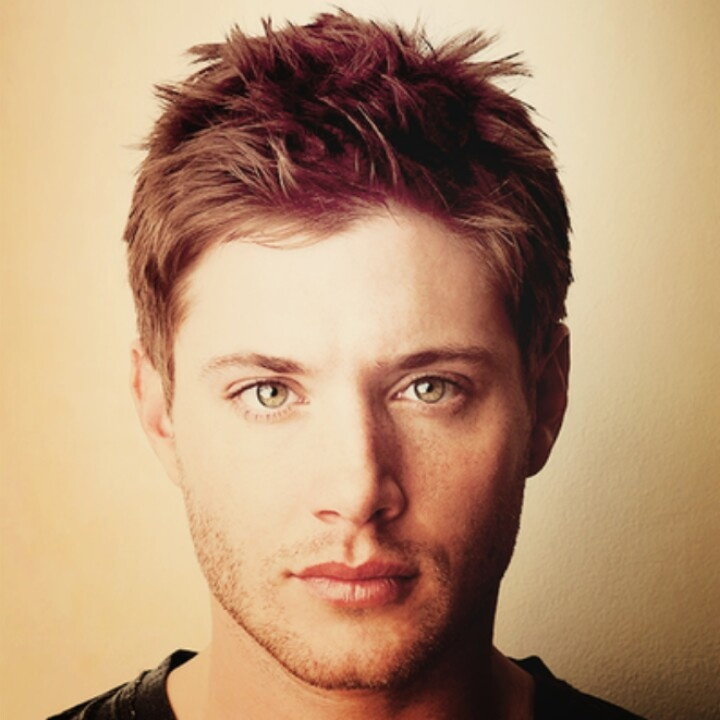
#> input picture IMG/Face5.jpg, 720 x 720 px, found by its file name
$ python Main4.py
#> lines starting #> are read from the running program, lines starting #| are printed output that depends on the picture; after the words box and inside, x2 and y2 are one past the last pixel; in counts of white or black regions, pixels touching at a corner belong together
import cv2
import numpy as np

img = cv2.imread('IMG/face5.jpg')
#> img is the input picture: shape (720, 720, 3); mean B, G, R 116.7, 147.7, 182.3
height, weight = img.shape[:2]
#> height = 720; weight = 720

nose_cascade = cv2.CascadeClassifier('Noses.xml')
eye_cascade = cv2.CascadeClassifier('Eyes.xml')

gray = cv2.cvtColor(img, cv2.COLOR_BGR2GRAY)
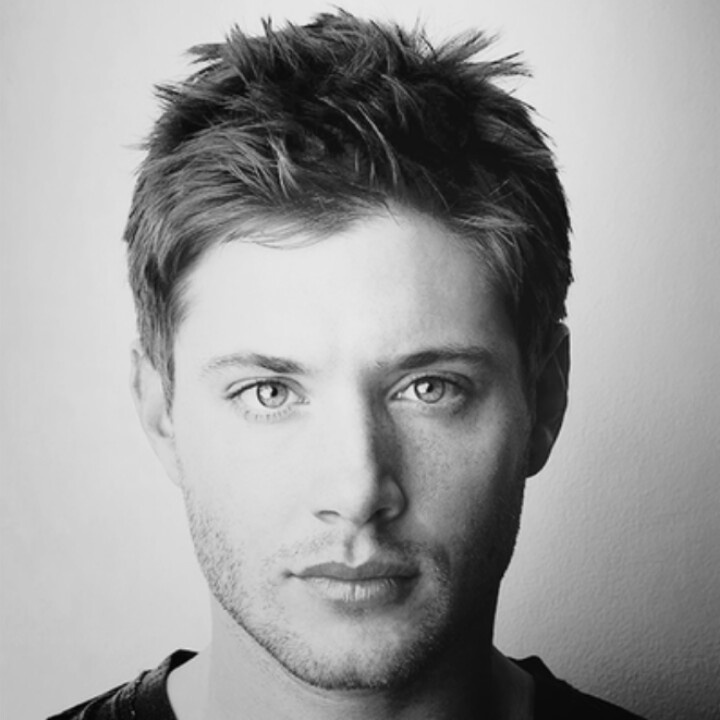
#> gray: shape (720, 720); min 2, max 238, mean 154.5
eyesRes = eye_cascade.detectMultiScale(gray, 1.3, 4)
#> eyesRes = [[232, 355, 73, 73], [388, 342, 96, 96]]
noseRes = nose_cascade.detectMultiScale(gray, 1.3, 5)
#> noseRes = [[290, 449, 133, 111]]

index = 0
for (ex, ey,  ew,  eh) in eyesRes:
    if index == 0:
        eye_1 = (ex, ey, ew, eh)
    elif index == 1:
        eye_2 = (ex, ey, ew, eh)
    index = index + 1
#> this loop made 2 passes
#> (ex, ey, ew, eh, index) on passes 1 to 2: (232, 355, 73, 73, 1), (388, 342, 96, 96, 2)
#> after the loop, index = 2

if eye_1[0] < eye_2[0]:
   left_eye = eye_1
#> left_eye = (232, 355, 73, 73)
   right_eye = eye_2
#> right_eye = (388, 342, 96, 96)
else:
   left_eye = eye_2
   right_eye = eye_1

left_eye_center = (int(left_eye[0] + (left_eye[2] / 2)), int(left_eye[1] + (left_eye[3] / 2)))
#> left_eye_center = (268, 391)
right_eye_center = (int(right_eye[0] + (right_eye[2] / 2)), int(right_eye[1] + (right_eye[3] / 2)))
#> right_eye_center = (436, 390)

delta_x = right_eye_center[0] - left_eye_center[0]
#> delta_x = 168
delta_y = right_eye_center[1] - left_eye_center[1]
#> delta_y = -1
angle = ((np.arctan(delta_y/delta_x)) * 180) / np.pi
#> angle = -0.341

center = (weight / 2, height / 2)
#> center = (360, 360)
M = cv2.getRotationMatrix2D(center, angle, 1.0)
#> M = [[1, -0.00595, 2.15], [0.00595, 1, -2.14]]
rotated = cv2.warpAffine(img, M, (weight, height))
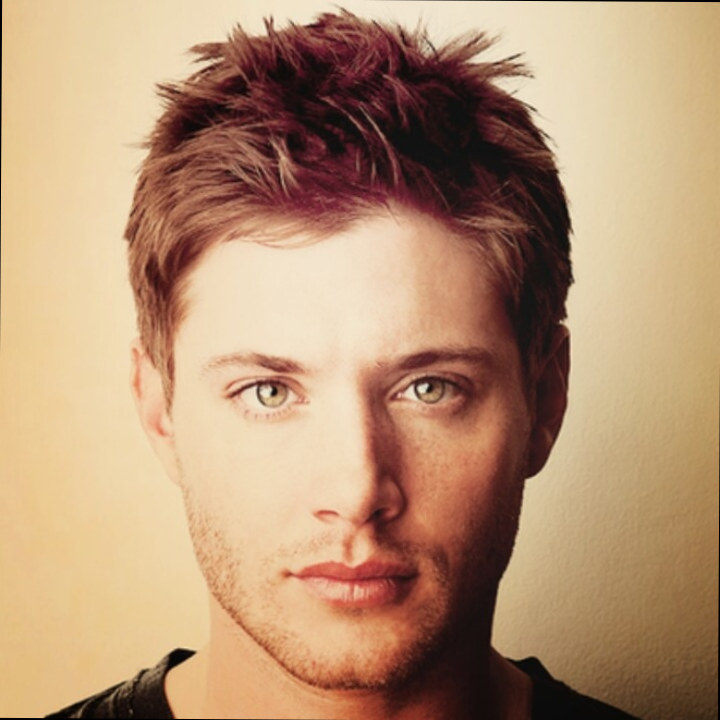
#> rotated: shape (720, 720, 3); mean B, G, R 116.3, 147.3, 181.8

height = int(height / 5)
#> height = 144
for (x, y, w, h) in noseRes:
    x = x + int(w/2)
    print('Координата носа', x)
    cv2.rectangle(rotated, (x, y-h), (x, y+height), (0, 255, 0), 2)
#> this loop made 1 pass
#> (x, y, w, h) on pass 1: (356, 449, 133, 111)
#| Координата носа 356
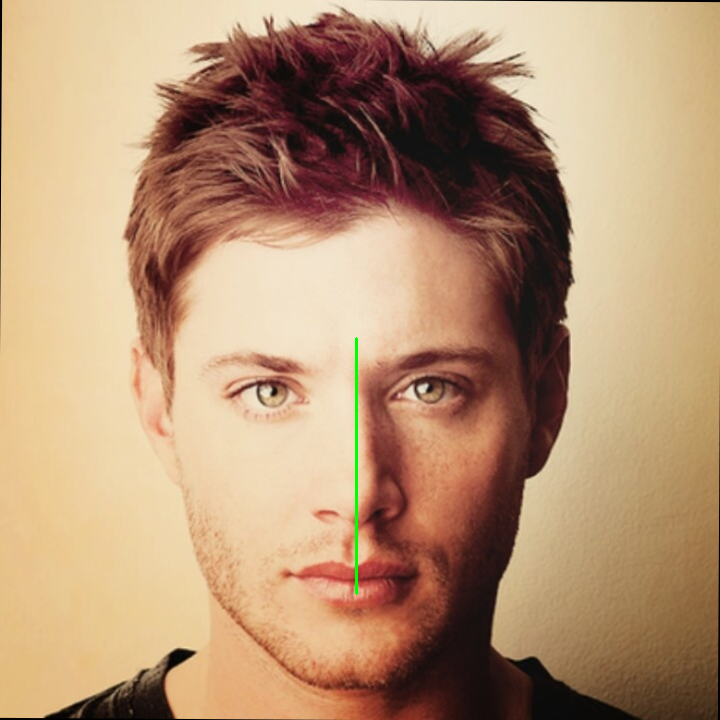
#> rotated: shape (720, 720, 3); 0.15% of pixels changed, all inside (x1, y1, x2, y2) = (355, 337, 358, 595)

index = 0
for (ex, ey,  ew,  eh) in eyesRes:
    if index == 2:
        break
    if index == 0:
        eye_1 = (ex, ey, ew, eh)
    elif index == 1:
        eye_2 = (ex, ey, ew, eh)

    ex = ex + int(ew/2)
    print('Координата глаза', ex)
    cv2.rectangle(rotated, (ex, ey-eh), (ex, ey+height), (0, 0, 255), 2)
    index = index + 1
#> this loop made 2 passes
#> (ex, ey, ew, eh, eye_1, index) on pass 1: (268, 355, 73, 73, (232, 355, 73, 73), 1)
#> (ex, ey, ew, eh, eye_2, index) on pass 2: (436, 342, 96, 96, (388, 342, 96, 96), 2)
#| Координата глаза 268
#| Координата глаза 436
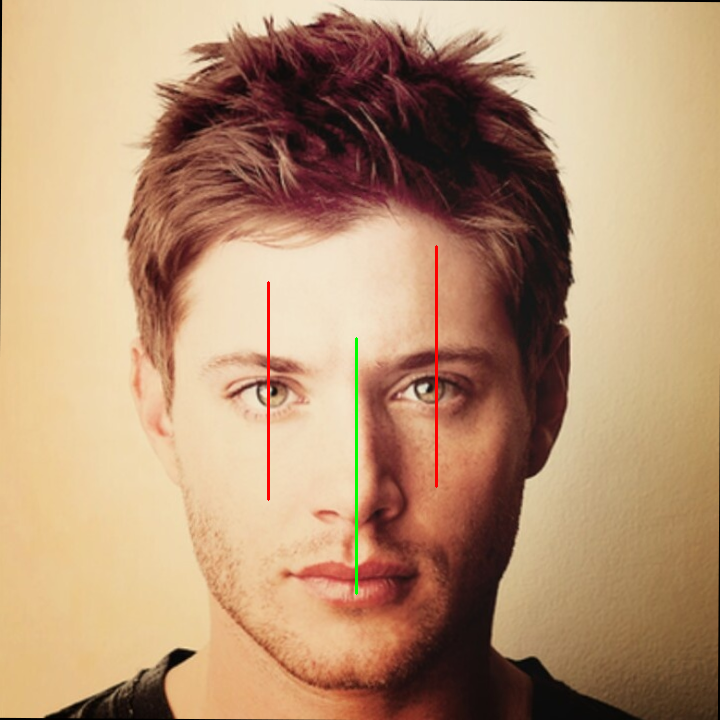
#> rotated: shape (720, 720, 3); 0.27% of pixels changed, all inside (x1, y1, x2, y2) = (267, 245, 438, 501)
#> after the loop, index = 2

cv2.imshow('Rotated', rotated)
# cv2.resizeWindow('Rotated', 500, 500)
cv2.waitKey(0)
cv2.destroyAllWindows()

$ run again, with IMG/Face3.jpg copied over IMG/Face5.jpg
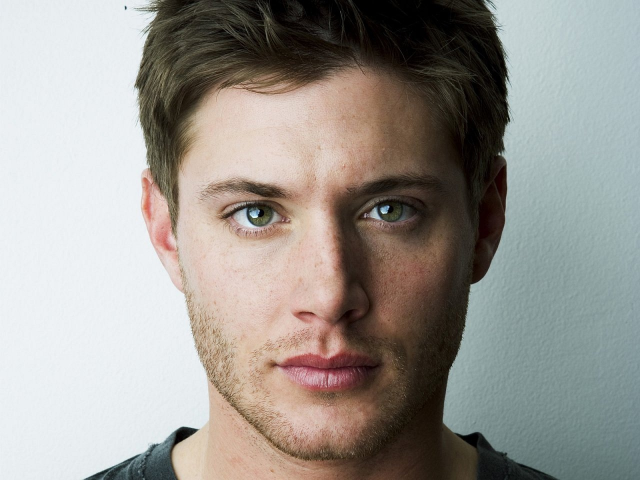
#> input picture IMG/Face3.jpg, 1280 x 960 px, found by its file name (shown at 1/2 size)
#> img is the input picture: shape (960, 1280, 3); mean B, G, R 144.8, 150.5, 154.3
#> eyesRes = [[430, 348, 162, 162], [691, 334, 183, 183]]
#> noseRes = [[554, 530, 198, 165]]
#> the loop `for (ex, ey,  ew,  eh) in eyesRes:` made 2 passes
#> (ex, ey, ew, eh, index) on passes 1 to 2: (430, 348, 162, 162, 1), (691, 334, 183, 183, 2)
#> after the loop `for (ex, ey,  ew,  eh) in eyesRes:`: index = 2
#> left_eye = (430, 348, 162, 162)
#> right_eye = (691, 334, 183, 183)
#> left_eye_center = (511, 429)
#> right_eye_center = (782, 425)
#> delta_x = 271
#> delta_y = -4
#> angle = -0.846
#> M = [[1, -0.0148, 7.15], [0.0148, 1, -9.39]]
#> the loop `for (x, y, w, h) in noseRes:` made 1 pass
#> (x, y, w, h) on pass 1: (653, 530, 198, 165)
#> (printed output is left out)
#> after the loop `for (x, y, w, h) in noseRes:`:
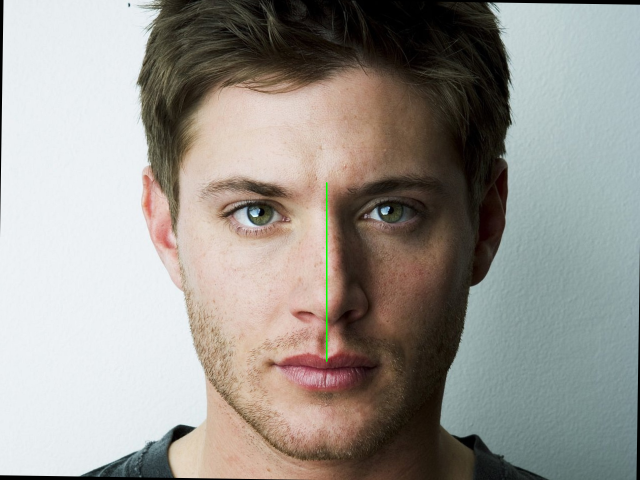
#> rotated: shape (960, 1280, 3) (shown at 1/2 size); mean B, G, R 143.5, 149.4, 152.9
#> the loop `for (ex, ey,  ew,  eh) in eyesRes:` made 2 passes
#> (ex, ey, ew, eh, eye_1, index) on pass 1: (511, 348, 162, 162, (430, 348, 162, 162), 1)
#> (printed output is left out)
#> after the loop `for (ex, ey,  ew,  eh) in eyesRes:`:
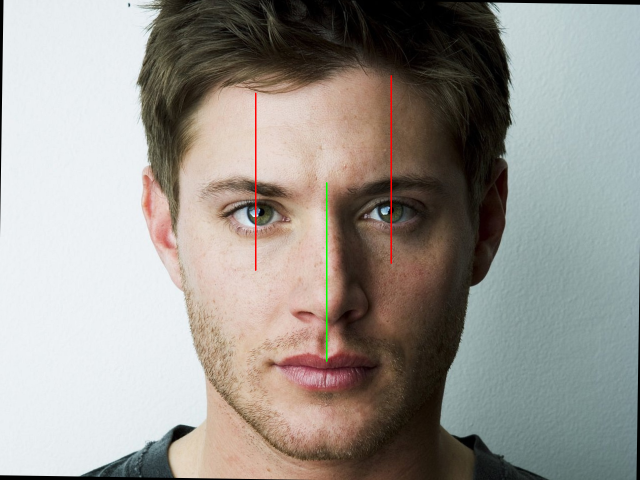
#> rotated: shape (960, 1280, 3) (shown at 1/2 size); 0.18% of pixels changed, all inside (x1, y1, x2, y2) = (510, 150, 784, 542)
#> after the loop `for (ex, ey,  ew,  eh) in eyesRes:`: index = 2

$ run again, with IMG/Face4.jpg copied over IMG/Face5.jpg
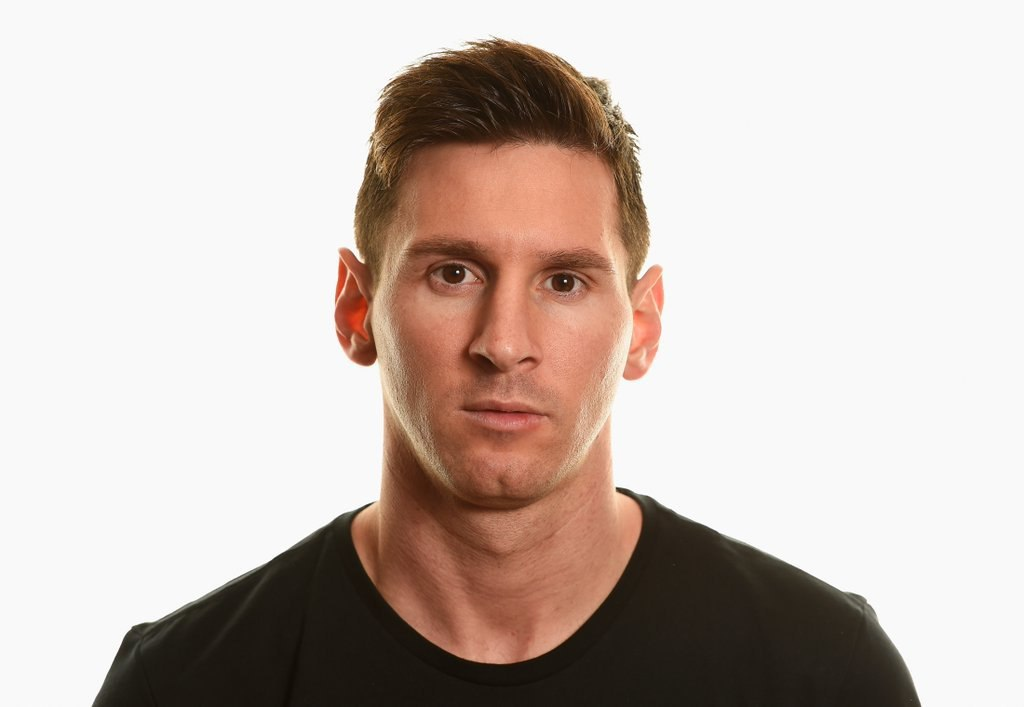
#> input picture IMG/Face4.jpg, 1024 x 707 px, found by its file name
#> img is the input picture: shape (707, 1024, 3); mean B, G, R 183.9, 190.4, 203
#> eyesRes = [[531, 251, 62, 62], [414, 237, 73, 73]]
#> noseRes = [[459, 317, 83, 69]]
#> the loop `for (ex, ey,  ew,  eh) in eyesRes:` made 2 passes
#> (ex, ey, ew, eh, index) on passes 1 to 2: (531, 251, 62, 62, 1), (414, 237, 73, 73, 2)
#> after the loop `for (ex, ey,  ew,  eh) in eyesRes:`: index = 2
#> left_eye = (414, 237, 73, 73)
#> right_eye = (531, 251, 62, 62)
#> left_eye_center = (450, 273)
#> right_eye_center = (562, 282)
#> delta_x = 112
#> delta_y = 9
#> angle = 4.59
#> M = [[0.997, 0.0801, -26.67], [-0.0801, 0.997, 42.15]]
#> the loop `for (x, y, w, h) in noseRes:` made 1 pass
#> (x, y, w, h) on pass 1: (500, 317, 83, 69)
#> (printed output is left out)
#> after the loop `for (x, y, w, h) in noseRes:`:
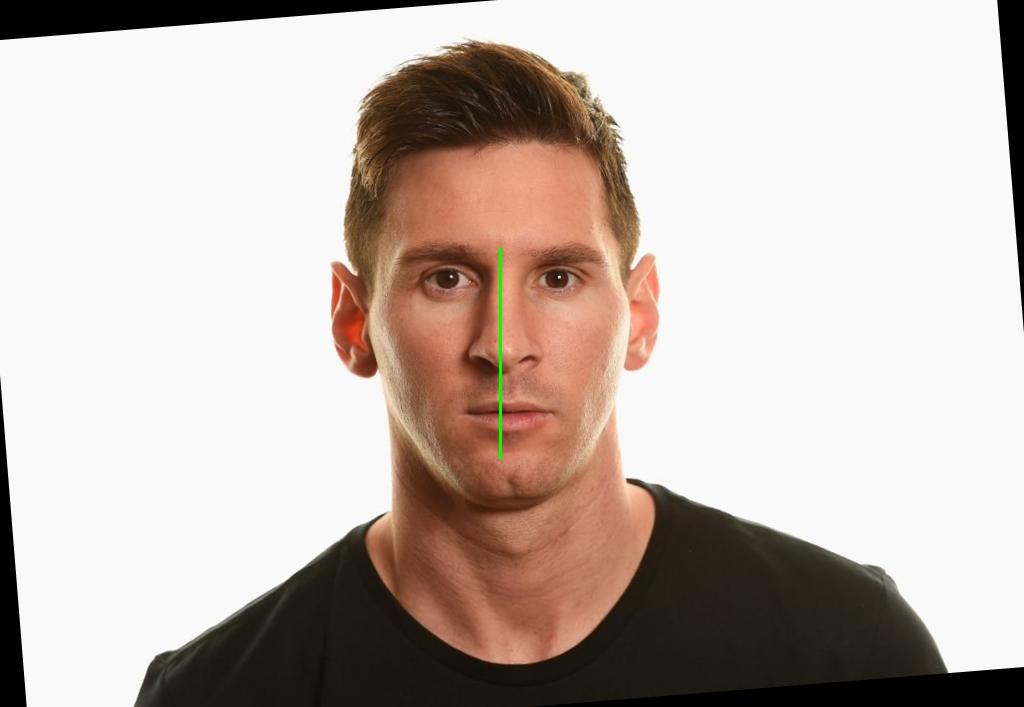
#> rotated: shape (707, 1024, 3); mean B, G, R 175.9, 182.6, 194.9
#> the loop `for (ex, ey,  ew,  eh) in eyesRes:` made 2 passes
#> (ex, ey, ew, eh, eye_1, index) on pass 1: (562, 251, 62, 62, (531, 251, 62, 62), 1)
#> (printed output is left out)
#> after the loop `for (ex, ey,  ew,  eh) in eyesRes:`:
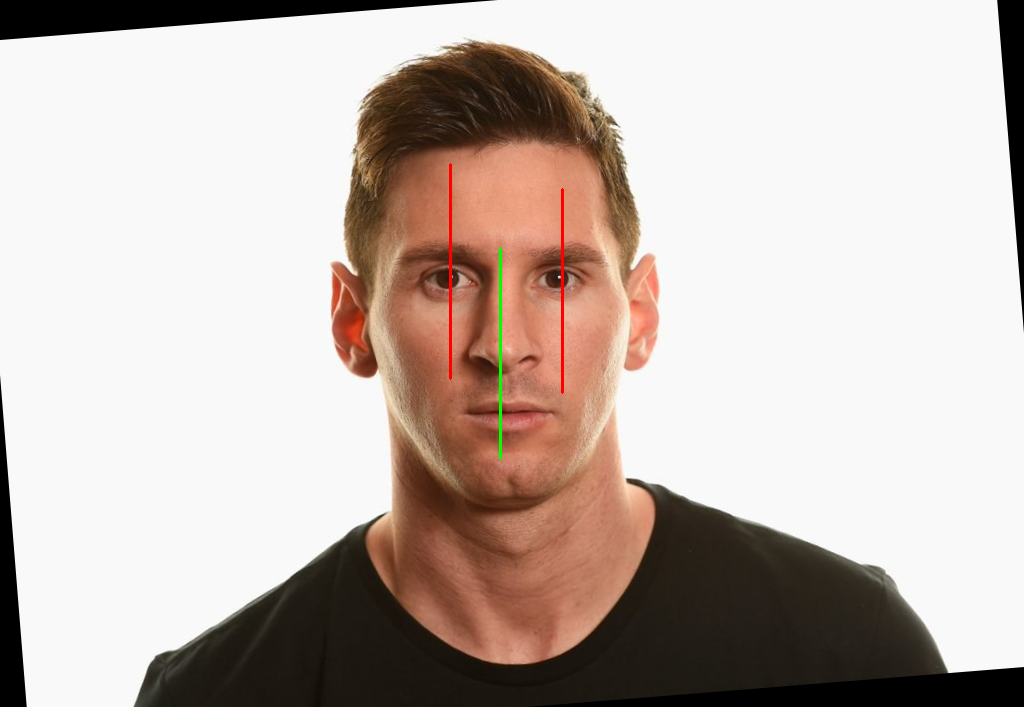
#> rotated: shape (707, 1024, 3); 0.17% of pixels changed, all inside (x1, y1, x2, y2) = (449, 163, 564, 394)
#> after the loop `for (ex, ey,  ew,  eh) in eyesRes:`: index = 2

$ run again, with IMG/face2.jpg copied over IMG/Face5.jpg
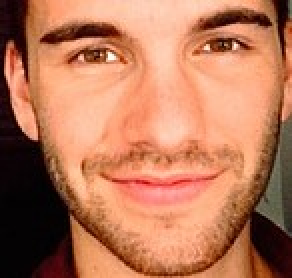
#> input picture IMG/face2.jpg, 146 x 139 px, found by its file name (shown 2 times larger)
#> img is the input picture: shape (139, 146, 3); mean B, G, R 89, 119.2, 184
#> eyesRes = [[97, 9, 27, 27], [26, 4, 41, 41]]
#> noseRes = [[56, 48, 51, 42]]
#> the loop `for (ex, ey,  ew,  eh) in eyesRes:` made 2 passes
#> (ex, ey, ew, eh, index) on passes 1 to 2: (97, 9, 27, 27, 1), (26, 4, 41, 41, 2)
#> after the loop `for (ex, ey,  ew,  eh) in eyesRes:`: index = 2
#> left_eye = (26, 4, 41, 41)
#> right_eye = (97, 9, 27, 27)
#> left_eye_center = (46, 24)
#> right_eye_center = (110, 22)
#> delta_x = 64
#> delta_y = -2
#> angle = -1.79
#> M = [[1, -0.0312, 2.21], [0.0312, 1, -2.25]]
#> the loop `for (x, y, w, h) in noseRes:` made 1 pass
#> (x, y, w, h) on pass 1: (81, 48, 51, 42)
#> (printed output is left out)
#> after the loop `for (x, y, w, h) in noseRes:`:
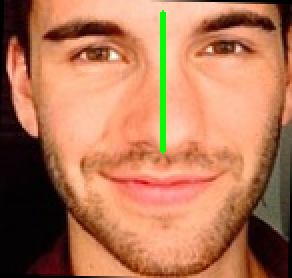
#> rotated: shape (139, 146, 3) (shown 2 times larger); mean B, G, R 86.5, 118.7, 179.4
#> the loop `for (ex, ey,  ew,  eh) in eyesRes:` made 2 passes
#> (ex, ey, ew, eh, eye_1, index) on pass 1: (110, 9, 27, 27, (97, 9, 27, 27), 1)
#> (printed output is left out)
#> after the loop `for (ex, ey,  ew,  eh) in eyesRes:`:
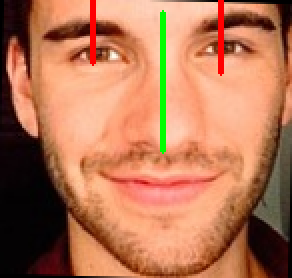
#> rotated: shape (139, 146, 3) (shown 2 times larger); 1.03% of pixels changed, all inside (x1, y1, x2, y2) = (45, 0, 112, 38)
#> after the loop `for (ex, ey,  ew,  eh) in eyesRes:`: index = 2
